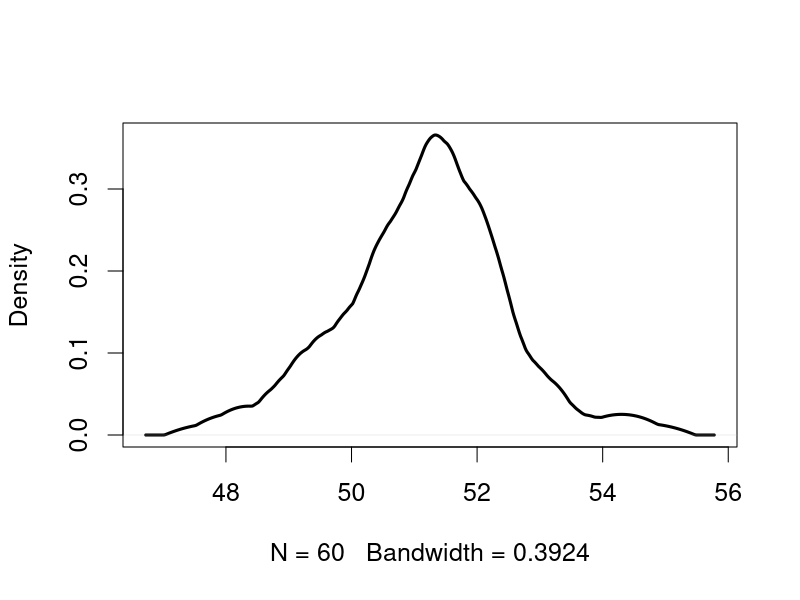

The R script that drew this image:
graphics.off() 
#pdf("../BCS_Kernel_nhTemp.pdf", width = 8, height = 8) # save the plot to your file
par(cex = 1.5)
y = density(nhtemp, kernel = "epanechnikov") # density estimation for temperature
plot(y, main = "", lwd = 3)
#dev.off()
